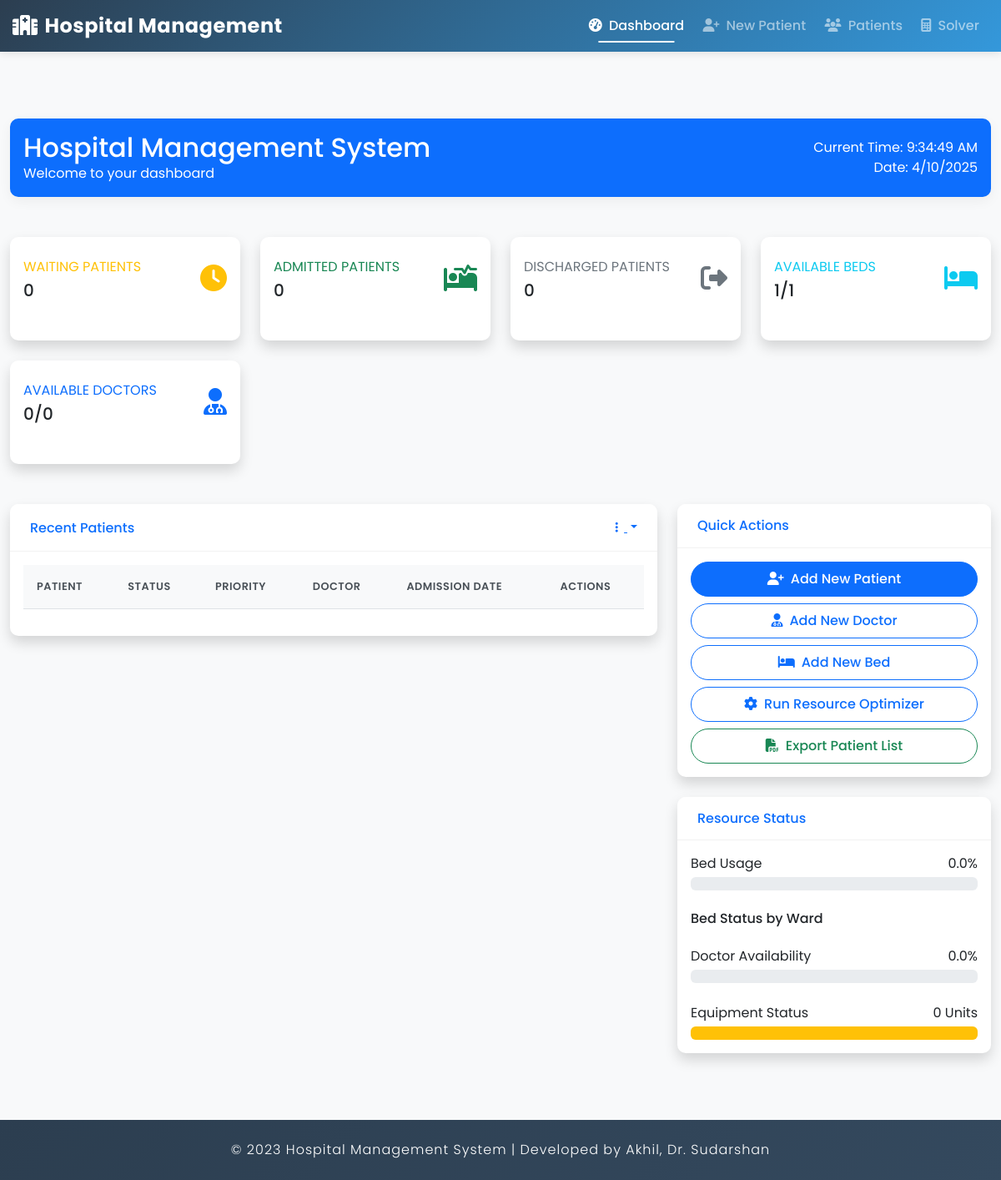
The page /dashboard/ on the database as committed earlier.
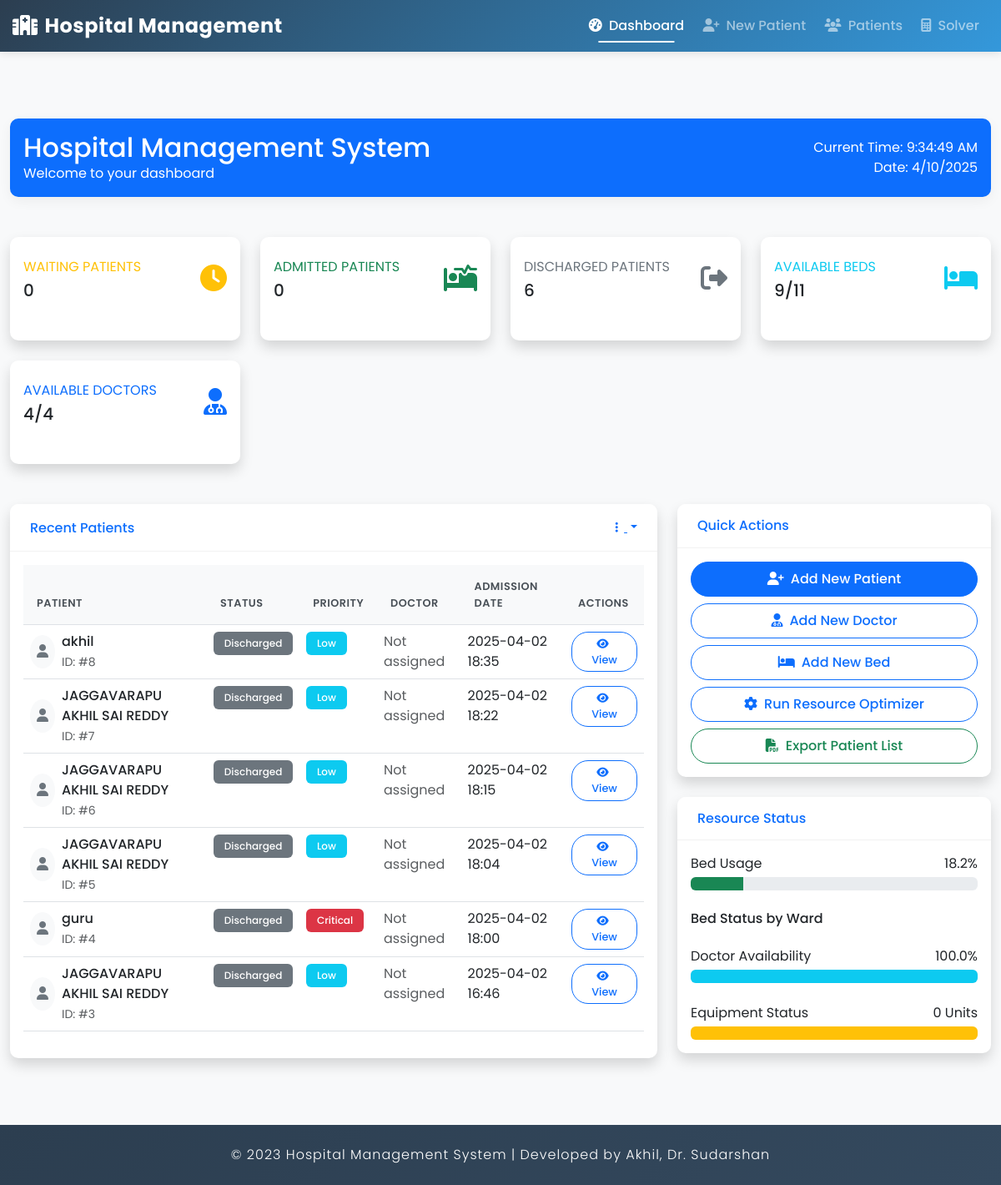
The same page on the database as committed later.
### hospital/models.py (models this page shows, shortened)
class Patient(models.Model):
    STATUS_CHOICES = [
        ('WAI', 'Waiting'),
        ('ADM', 'Admitted'),
        ('TRE', 'Under Treatment'),
        ('DIS', 'Discharged'),
    ]
    PRIORITY_CHOICES = [
        (1, 'Low'),
        (2, 'Medium'),
        (3, 'High'),
        (4, 'Critical'),
        (5, 'Emergency'),
    ]
    GENDER_CHOICES = [
        ('M', 'Male'),
        ('F', 'Female'),
        ('O', 'Other'),
    ]
    name = models.CharField(max_length=100)
    age = models.IntegerField(validators=[MinValueValidator(0), MaxValueValidator(150)])
    gender = models.CharField(max_length=1, choices=GENDER_CHOICES, default='M')
    admission_date = models.DateTimeField(auto_now_add=True)
    condition = models.TextField()
    diagnosis = models.TextField(blank=True)
    status = models.CharField(max_length=3, choices=STATUS_CHOICES, default='WAI')
    priority = models.IntegerField(choices=PRIORITY_CHOICES, default=1)
    expected_stay_days = models.IntegerField(validators=[MinValueValidator(1)], default=1)
    notes = models.TextField(blank=True)
    required_equipment = models.JSONField(default=list, blank=True)
    assigned_doctor = models.ForeignKey(Doctor, on_delete=models.SET_NULL, null=True, blank=True)
    assigned_bed = models.ForeignKey(Bed, on_delete=models.SET_NULL, null=True, blank=True)

### hospital/views.py (the view)
# urls.py: path('dashboard/', views.DashboardView.as_view(), name='dashboard'),
class DashboardView(ListView):
    model = Patient
    template_name = 'hospital/dashboard.html'
    context_object_name = 'recent_patients'
    def get_queryset(self):
        return Patient.objects.all().order_by('-admission_date')[:10]
    def get_context_data(self, **kwargs):
        context = super().get_context_data(**kwargs)
        context['waiting_patients'] = Patient.objects.filter(status='WAI').count()
        context['admitted_patients'] = Patient.objects.filter(status='TRE').count()
        context['treated_patients'] = Patient.objects.filter(status='TRE').count()
        context['discharged_patients'] = Patient.objects.filter(status='DIS').count()
        context['total_patients'] = Patient.objects.count()
        total = context['total_patients']
        if total > 0:
            context['waiting_patients_percent'] = (context['waiting_patients'] / total) * 100
            context['admitted_percent'] = (context['admitted_patients'] / total) * 100
            context['discharged_percent'] = (context['discharged_patients'] / total) * 100
        else:
            context['waiting_patients_percent'] = 0
            context['admitted_percent'] = 0
            context['discharged_percent'] = 0
        context['available_beds'] = Bed.objects.filter(is_occupied=False).count()
        context['total_beds'] = Bed.objects.count()
        context['available_doctors'] = Doctor.objects.filter(is_available=True).count()
        context['total_doctors'] = Doctor.objects.count()
        context['total_equipment'] = Equipment.objects.count()
        if context['total_beds'] > 0:
            context['bed_usage_percent'] = ((context['total_beds'] - context['available_beds']) / context['total_beds']) * 100
        else:
            context['bed_usage_percent'] = 0
        if context['total_doctors'] > 0:
            context['doctor_availability_percent'] = (context['available_doctors'] / context['total_doctors']) * 100
        else:
            context['doctor_availability_percent'] = 0
        return context

### hospital/templates/hospital/dashboard.html (shortened to what the changed rows need)
{% extends 'hospital/base.html' %}
{% block content %}
<div class="container-fluid py-4">
    <div class="row mb-4">
        <div class="col-12">
            <div class="card bg-primary text-white">
                <div class="card-body">
                    <div class="d-flex justify-content-between align-items-center">
                        <div>
                            <h2 class="mb-0">Hospital Management System</h2>
                        </div>
                    </div>
                </div>
            </div>
        </div>
    </div>
    <div class="row mb-4">
        <div class="col-xl-3 col-md-6 mb-4">
            <div class="card border-left-secondary shadow h-100 py-2">
                <div class="card-body">
                    <div class="row no-gutters align-items-center">
                        <div class="col mr-2">
                            <div class="text-xs font-weight-bold text-secondary text-uppercase mb-1">
                                Discharged Patients</div>
                            <div class="h5 mb-0 font-weight-bold text-gray-800">{{ discharged_patients }}</div>
                        </div>
                    </div>
                </div>
            </div>
        </div>
        <div class="col-xl-3 col-md-6 mb-4">
            <div class="card border-left-info shadow h-100 py-2">
                <div class="card-body">
                    <div class="row no-gutters align-items-center">
                        <div class="col mr-2">
                            <div class="text-xs font-weight-bold text-info text-uppercase mb-1">
                                Available Beds</div>
                            <div class="h5 mb-0 font-weight-bold text-gray-800">{{ available_beds }}/{{ total_beds }}</div>
                        </div>
                    </div>
                </div>
            </div>
        </div>
        <div class="col-xl-3 col-md-6 mb-4">
            <div class="card border-left-primary shadow h-100 py-2">
                <div class="card-body">
                    <div class="row no-gutters align-items-center">
                        <div class="col mr-2">
                            <div class="text-xs font-weight-bold text-primary text-uppercase mb-1">
                                Available Doctors</div>
                            <div class="h5 mb-0 font-weight-bold text-gray-800">{{ available_doctors }}/{{ total_doctors }}</div>
                        </div>
                    </div>
                </div>
            </div>
        </div>
    </div>
    <div class="row">
        <div class="col-xl-8 col-lg-7">
            <div class="card shadow mb-4">
                <div class="card-body">
                    <div class="table-responsive">
                        <table class="table table-hover">
                            <thead>
                                <tr>
                                    <th>Patient</th>
                                    <th>Status</th>
                                    <th>Priority</th>
                                    <th>Doctor</th>
                                    <th>Admission Date</th>
                                    <th>Actions</th>
                                </tr>
                            </thead>
                            <tbody>
                                {% for patient in recent_patients %}
                                <tr>
                                    <td>
                                        <div class="d-flex align-items-center">
                                            <div class="avatar avatar-sm bg-light rounded-circle p-2 me-2">
                                                <i class="fas fa-user text-secondary"></i>
                                            </div>
                                            <div>
                                                <p class="mb-0 fw-medium">{{ patient.name }}</p>
                                                <small class="text-muted">ID: #{{ patient.id }}</small>
                                            </div>
                                        </div>
                                    </td>
                                    <td>
                                        <span class="badge bg-{% if patient.status == 'WAI' %}warning{% elif patient.status == 'TRE' %}success{% else %}secondary{% endif %}">
                                            {{ patient.get_status_display }}
                                        </span>
                                    </td>
                                    <td>
                                        <span class="badge bg-{% if patient.priority >= 4 %}danger{% elif patient.priority >= 3 %}warning{% else %}info{% endif %}">
                                            {{ patient.get_priority_display }}
                                        </span>
                                    </td>
                                    <td>
                                        {% if patient.assigned_doctor %}
                                            Dr. {{ patient.assigned_doctor.user.get_full_name }}
                                            {% if patient.status == 'TRE' %}
                                                <form action="{% url 'hospital:unassign_doctor' patient_id=patient.id %}" method="post" class="d-inline mt-1" onsubmit="return confirm('Are you sure you want to unassign this doctor?');">
                                                    {% csrf_token %}
                                                    <button type="submit" class="btn btn-sm btn-outline-warning">
                                                        <i class="fas fa-user-minus me-1"></i>Unassign
                                                    </button>
                                                </form>
                                            {% endif %}
                                        {% else %}
                                            <span class="text-muted d-block">Not assigned</span>
                                        {% endif %}
                                    </td>
                                    <td>{{ patient.admission_date|date:"Y-m-d H:i" }}</td>
                                    <td>
                                        <a href="{% url 'hospital:patient_detail' pk=patient.id %}" class="btn btn-sm btn-outline-primary">
                                            <i class="fas fa-eye me-1"></i>View
                                        </a>
                                    </td>
                                </tr>
                                {% endfor %}
                            </tbody>
                        </table>
                    </div>
                </div>
            </div>
        </div>
        <div class="col-xl-4 col-lg-5">
            <div class="card shadow mb-4">
                <div class="card-body">
                    <div class="mb-4">
                        <div class="d-flex justify-content-between mb-1">
                            <span>Bed Usage</span>
                            <span>{{ bed_usage_percent|floatformat:1 }}%</span>
                        </div>
                        <div class="progress">
                            <div class="progress-bar bg-success"
                                 role="progressbar"
                                 data-width="{{ bed_usage_percent }}"
                                 aria-valuenow="{{ bed_usage_percent }}"
                                 aria-valuemin="0"
                                 aria-valuemax="100"></div>
                        </div>
                    </div>
                    <div class="mb-4">
                        <div class="d-flex justify-content-between mb-1">
                            <span>Doctor Availability</span>
                            <span>{{ doctor_availability_percent|floatformat:1 }}%</span>
                        </div>
                        <div class="progress">
                            <div class="progress-bar bg-info"
                                 role="progressbar"
                                 data-width="{{ doctor_availability_percent }}"
                                 aria-valuenow="{{ doctor_availability_percent }}"
                                 aria-valuemin="0"
                                 aria-valuemax="100"></div>
                        </div>
                    </div>
                </div>
            </div>
        </div>
    </div>
</div>
{% endblock %}

Rows that differ between the two databases and show on the page:
added Patient: name "akhil", id "8", status "Discharged", priority "Low", shows "Not assigned", admission_date "2025-04-02 18:35"
added Patient: name "JAGGAVARAPU AKHIL SAI REDDY", id "7", status "Discharged", priority "Low", shows "Not assigned", admission_date "2025-04-02 18:22"
added Patient: name "JAGGAVARAPU AKHIL SAI REDDY", id "6", status "Discharged", priority "Low", shows "Not assigned", admission_date "2025-04-02 18:15"
added Patient: name "JAGGAVARAPU AKHIL SAI REDDY", id "5", status "Discharged", priority "Low", shows "Not assigned", admission_date "2025-04-02 18:04"
added Patient: name "guru", id "4", status "Discharged", priority "Critical", shows "Not assigned", admission_date "2025-04-02 18:00"
added Patient: name "JAGGAVARAPU AKHIL SAI REDDY", id "3", status "Discharged", priority "Low", shows "Not assigned", admission_date "2025-04-02 16:46"
Other text that changed with them:
{{ discharged_patients }}: "0" → "6"
{{ available_beds }}: "1" → "9"
{{ total_beds }}: "1" → "11"
{{ available_doctors }}: "0" → "4"
{{ total_doctors }}: "0" → "4"
{{ bed_usage_percent|floatformat:1 }}: "0.0" → "18.2"
{{ doctor_availability_percent|floatformat:1 }}: "0.0" → "100.0"
